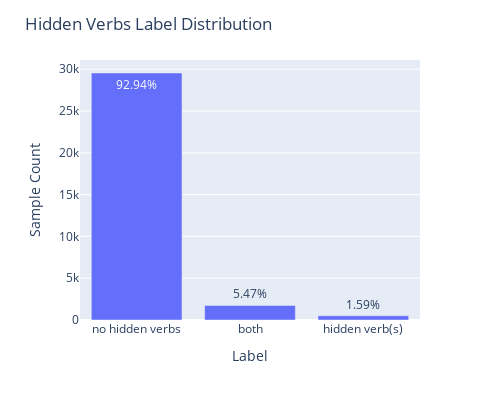

Write notebook code for a chart like this one.
### Markdown cell above
# hv

### Code cell
c = "hv"
idx_mapping = {0: "hidden verb(s)", 1: "no hidden verbs", 2: "both"}
df_fig = df[c].value_counts().reset_index().rename(columns={"index": "Label", c: "Sample Count"})
df_fig["Label"] = df_fig["Label"].apply(lambda val: idx_mapping[val])
N = df_fig["Sample Count"].sum()
df_fig["Percentage"] = df_fig["Sample Count"].apply(lambda val: f"{(100.0 * val / N):.2f}%")
fig = px.bar(df_fig, x=df_fig["Label"], y=df_fig["Sample Count"], text=df_fig["Percentage"])
fig = fig.update_layout(
    {
        "title": "Hidden Verbs Label Distribution"
    },
    width=500,
    height=400
)
fig.write_image(str(pathlib.Path(results_dir, f"{c}_distribution.png")))
fig

### Figure 1 — Plotly figure (JSON) as saved in the notebook; plotly's stock layout.template omitted (floating-point values rounded to 4 significant figures)
{"data": [{"alignmentgroup": "True", "hovertemplate": "Label=%{x}<br>Sample Count=%{y}<br>Percentage=%{text}<extra></extra>", "legendgroup": "", "marker": {"color": "#636efa", "pattern": {"shape": ""}}, "name": "", "offsetgroup": "", "orientation": "v", "showlegend": false, "text": ["92.94%", "5.47%", "1.59%"], "textposition": "auto", "type": "bar", "x": ["no hidden verbs", "both", "hidden verb(s)"], "xaxis": "x", "y": [29554, 1738, 507], "yaxis": "y"}], "layout": {"barmode": "relative", "height": 400, "legend": {"tracegroupgap": 0}, "margin": {"t": 60}, "title": {"text": "Hidden Verbs Label Distribution"}, "width": 500, "xaxis": {"anchor": "y", "domain": [0, 1], "title": {"text": "Label"}}, "yaxis": {"anchor": "x", "domain": [0, 1], "title": {"text": "Sample Count"}}}}
